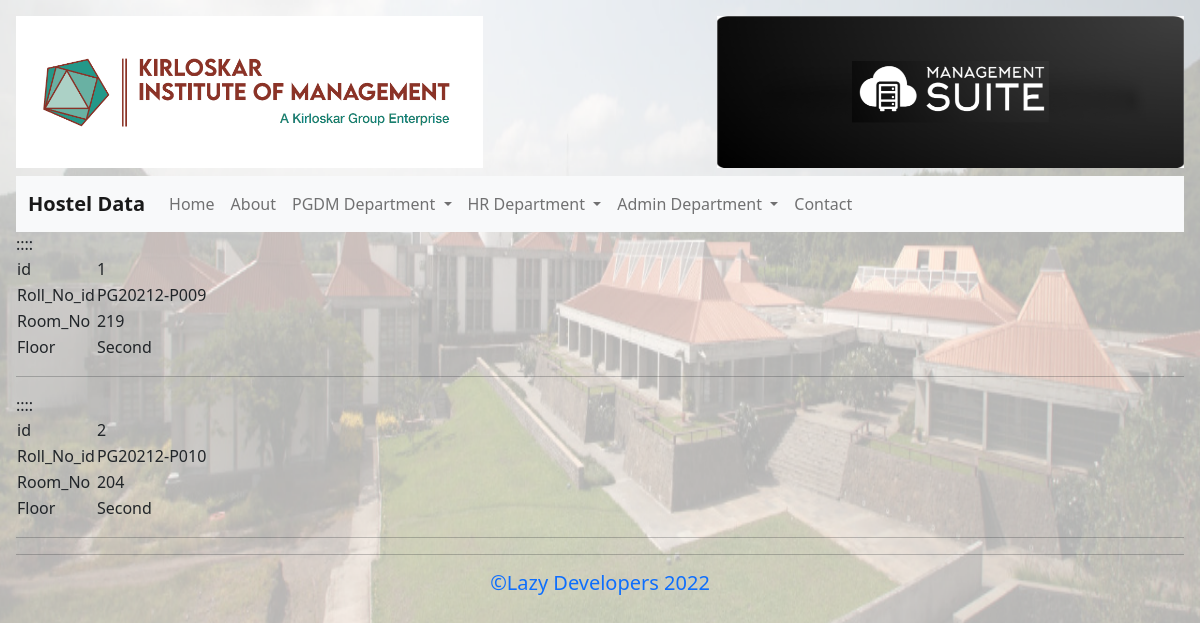
Page /hostel/ on the committed database.
### Studentdata/models.py (models this page shows)
class Hostel(models.Model):
    Roll_No = models.ForeignKey(Student, on_delete=models.CASCADE)
    Room_No = models.CharField(max_length=3)
    Floor = models.CharField(max_length=6, choices=FLOOR_CHOICES, default="Ground")

### Studentdata/views.py (the view)
# urls.py: path("hostel/", views.hostel, name="hostel"),
def hostel(request):
    data = Hostel.objects.values()
    return render(request, "Studentdata/hostel.html" , {'data': data})

### Studentdata/templates/Studentdata/hostel.html (shortened to what this page needs)
{% extends "Studentdata/layout.html" %}
{% block heading %}
Hostel Data{% endblock %}
{% block content %}
{% for each in data %}
<table>
    {% for key,value in each.items %}
    <tr>
        <td>{{key}} </td>:<td>{{value}}</td>
    </tr>
    {%endfor%}
</table>
<hr>
{%endfor%}
{% endblock %}

### rows in the picture
Hostel: each "id" "Roll_No_id" "Room_No" "Floor", each "1" "PG20212-P009" "219" "Second"
Hostel: each "id" "Roll_No_id" "Room_No" "Floor", each "2" "PG20212-P010" "204" "Second"
